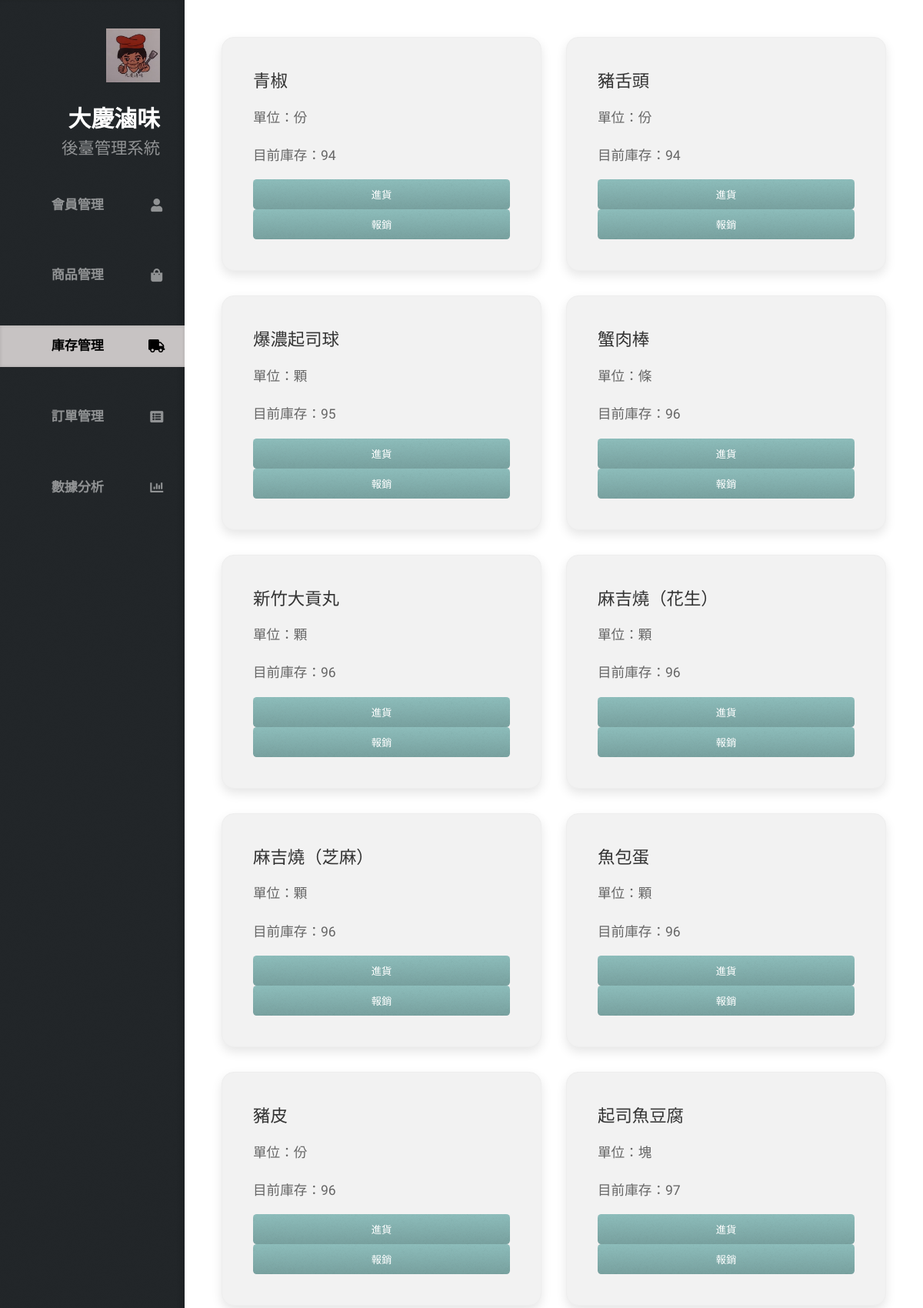
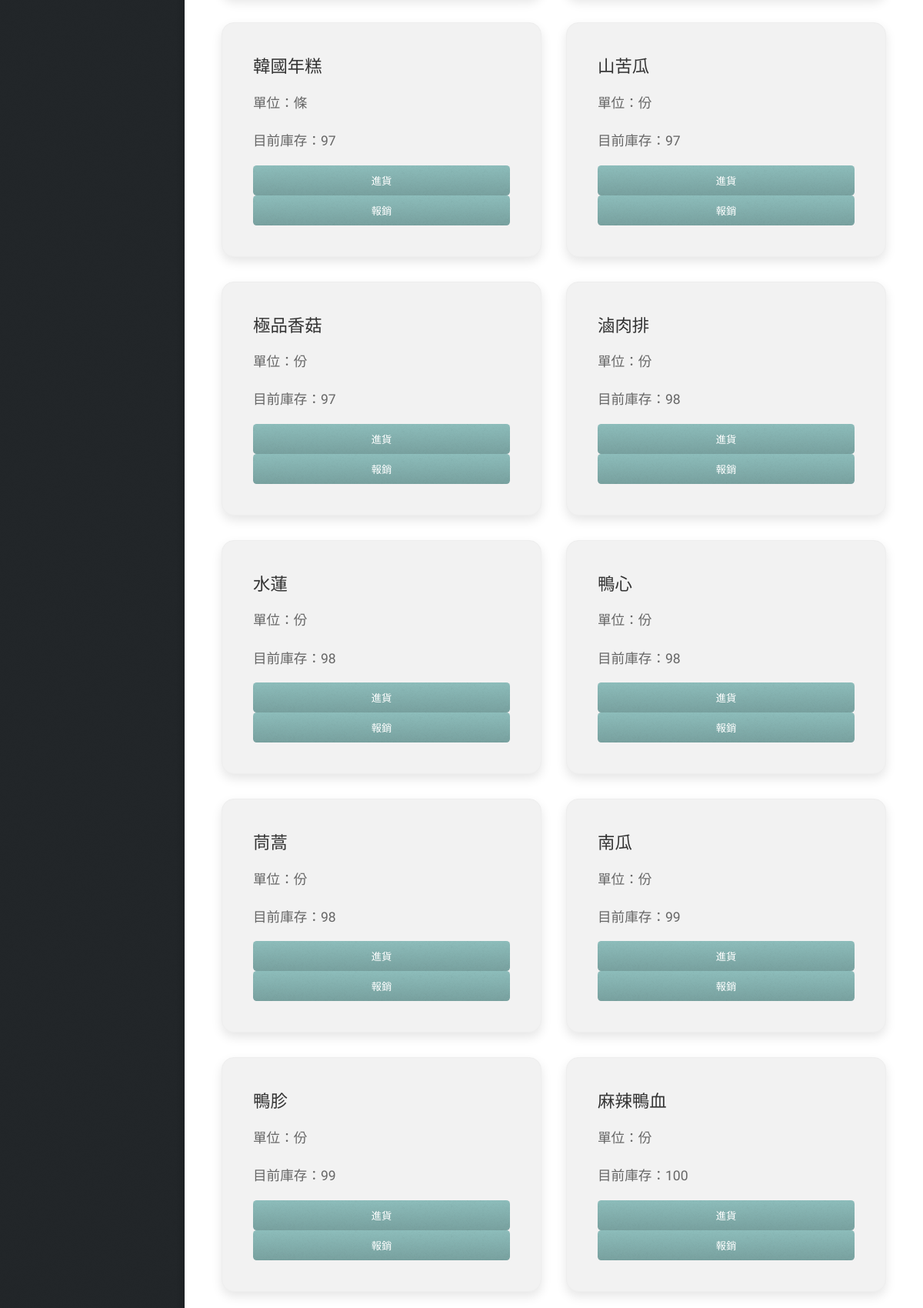
The app's page /Backstage/commrid.php (signed in, upper part) with its own data (2 pictures, top to bottom).
### tables this page shows
CREATE TABLE `ingredient` (
  `Ingredient_ID` int(11) NOT NULL,
  `Ingredient_name` varchar(100) DEFAULT NULL COMMENT '食材名稱',
  `unit` varchar(20) DEFAULT NULL COMMENT '單位（例如：克、份）',
  `current_stock` int(11) DEFAULT NULL COMMENT '目前庫存數量'
);

### Backstage/commrid.php (the view, shortened to what this page needs)
<!DOCTYPE HTML>
<html>
<head>
    <link rel="stylesheet" href="assets/css/main.css" />
    <link rel="stylesheet" href="assets/css/commrid.css" />
    <link rel="stylesheet" href="https://cdn.jsdelivr.net/npm/sweetalert2@11.0.18/dist/sweetalert2.min.css">
</head>
<body class="is-preload">
    <div id="header">
        <div class="top">
            <div id="logo">
                <div class="image">
                    <span class="image avatar48"><img src="images/LOGOS.jpg" alt="" /></span>
                </div>
                <div class="content">
                    <h1 id="title">大慶滷味</h1>
                    <p>後臺管理系統</p>
                </div>
            </div>
            <nav id="nav">
                <ul>
                    <li><a href="index.php" id="top-link" data-username="<?php echo $_SESSION['username']; ?>"><span class="icon solid fa-user">會員管理</span></a></li>
                    <li><a href="commodity.php" id="portfolio-link" data-username="<?php echo $_SESSION['username']; ?>"><span class="icon solid fa-shopping-bag">商品管理</span></a></li>
                    <li><a href="commrid.php" id="porrid-link"><span class="icon solid fa-truck" style="color: #000;">庫存管理</span></a></li>
                    <li><a href="order_history.php" id="about-link" data-username="<?php echo $_SESSION['username']; ?>"><span class="icon solid fa-list-alt">訂單管理</span></a></li>
                    <li><a href="dataanalysis.php" id="contact-link" data-username="<?php echo $_SESSION['username']; ?>"><span class="icon solid fa-chart-bar">數據分析</span></a></li>
                </ul>
            </nav>
        </div>
    </div>
    <div id="main">
        <?php
        include("db_connection.php");
        $sql = "SELECT * FROM ingredient ORDER BY current_stock ASC";
        $result = $conn->query($sql);
        if ($result->num_rows > 0) {
            while ($row = $result->fetch_assoc()) {
                echo '<div class="card">';
                echo '<h3>' . htmlspecialchars($row["Ingredient_name"]) . '</h3>';
                echo '<p>單位：' . htmlspecialchars($row["unit"]) . '</p>';
                echo '<p>目前庫存：' . htmlspecialchars($row["current_stock"]) . '</p>';
                echo '<button class="restock-btn" data-id="' . $row["Ingredient_ID"] . '" data-name="' . htmlspecialchars($row["Ingredient_name"]) . '">進貨</button>';
                echo '<button class="write-off-btn" data-id="' . $row["Ingredient_ID"] . '" data-name="' . htmlspecialchars($row["Ingredient_name"]) . '">報銷</button>';
                echo '</div>';
            }
        } else {
            echo "查無食材資料";
        }
        ?>
    </div>
</body>
</html>

### Backstage/assets/css/commrid.css (style rules this page uses)
#porrid-link { background: rgb(199, 195, 195); box-shadow: inset 0 0 0.25em 0 rgba(0, 0, 0, 0.125); }
#main { display: grid; grid-template-columns: repeat(auto-fit, minmax(280px, 1fr)); gap: 2rem; padding: 3rem; }
.card { background-color: #f2f2f2; border-radius: 16px; box-shadow: 0 6px 14px rgba(0, 0, 0, 0.1); transition: transform 0.2s ease, box-shadow 0.2s ease; padding: 2.5rem; display: flex; flex-direction: column; justify-content: space-between; height: 100%; border: 1px solid #eee; }
.card h3 { font-size: 1.4rem; color: #333; margin-bottom: 0.75rem; }
.card p { font-size: 1.1rem; color: #666; margin-bottom: 0.75rem; }

### records on screen
ingredient: Ingredient_name "青椒", unit "份", current_stock "94"
ingredient: Ingredient_name "豬舌頭", unit "份", current_stock "94"
ingredient: Ingredient_name "爆濃起司球", unit "顆", current_stock "95"
ingredient: Ingredient_name "蟹肉棒", unit "條", current_stock "96"
ingredient: Ingredient_name "新竹大貢丸", unit "顆", current_stock "96"
ingredient: Ingredient_name "麻吉燒（花生）", unit "顆", current_stock "96"
ingredient: Ingredient_name "麻吉燒（芝麻）", unit "顆", current_stock "96"
ingredient: Ingredient_name "魚包蛋", unit "顆", current_stock "96"
ingredient: Ingredient_name "豬皮", unit "份", current_stock "96"
ingredient: Ingredient_name "起司魚豆腐", unit "塊", current_stock "97"
ingredient: Ingredient_name "韓國年糕", unit "條", current_stock "97"
ingredient: Ingredient_name "山苦瓜", unit "份", current_stock "97"
ingredient: Ingredient_name "極品香菇", unit "份", current_stock "97"
ingredient: Ingredient_name "滷肉排", unit "份", current_stock "98"
ingredient: Ingredient_name "水蓮", unit "份", current_stock "98"
ingredient: Ingredient_name "鴨心", unit "份", current_stock "98"
ingredient: Ingredient_name "茼蒿", unit "份", current_stock "98"
ingredient: Ingredient_name "南瓜", unit "份", current_stock "99"
ingredient: Ingredient_name "鴨胗", unit "份", current_stock "99"
ingredient: Ingredient_name "麻辣鴨血", unit "份", current_stock "100"
